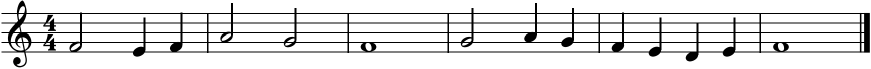
#> input picture AveMaria/AveMaria.png, 1742 x 138 px (shown at 1/2 size)
$ jupyter execute --allow-errors AveMaria.ipynb
#> lines starting #> are read from the running program, lines starting #| are printed output that depends on the picture
[cell 1]
import cv2 as cv
import numpy as np
from matplotlib import pyplot as plt
import pydub
import sounddevice as sd
from matplotlib import pyplot as plt
from scipy.io.wavfile import read, write

[cell 2]
img = cv.imread("AveMaria.png", cv.IMREAD_GRAYSCALE)
#> img is the input picture: shape (138, 1742); min 0, max 255, mean 224.6

[cell 3]
def detectLines(img):
    dst = cv.Canny(img, 50, 200, None, 3)
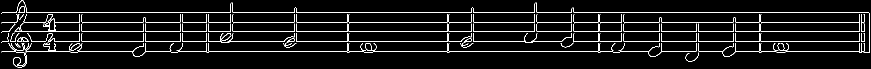
#> dst: shape (138, 1742) (shown at 1/2 size); 5.2% white in thin lines or dots

    cdst = cv.cvtColor(dst, cv.COLOR_GRAY2BGR)
#> cdst: shape (138, 1742, 3); 5.2% white in thin lines or dots

    linesP = cv.HoughLinesP(dst, 1, np.pi / 180, 50, None, 50, 10)
#> linesP = 54 rows, first 6: [47, 44, 1739, 44], [748, 102, 1224, 102], [4, 25, 1737, 25], [31, 63, 1739, 63], [4, 83, 442, 83], [1658, 102, 1714, 102]

    lines_x = []
    lines_y = []

    for i in range(0, len(linesP)):
        l = linesP[i][0]

        if (abs(l[0] - l[2]) <= 1):
            continue

        if (lines_x == [] or lines_y == []):
            lines_x.append(l[0])
            lines_y.append(l[1])

        if (abs(lines_y[-1] - l[1]) < 1):
            continue
        else:
            lines_x.append(l[0])
            lines_y.append(l[1])
#> this loop made 54 passes
#> l on passes 1 to 12: [47, 44, 1739, 44], [748, 102, 1224, 102], [4, 25, 1737, 25], [31, 63, 1739, 63], [4, 83, 442, 83], [1658, 102, 1714, 102], [502, 83, 558, 83], [1284, 83, 1340, 83], [438, 102, 494, 102], [1447, 83, 1503, 83], [1606, 83, 1662, 83], [627, 102, 697, 101]
#> after the loop, lines_x = [47, 748, 4, 31, 4, 1658, 502, 438, 1447, 627, 1149, 539, 1516, 1384]; lines_y = [44, 102, 25, 63, 83, 102, 83, 102, 83, 102, 83, 102, 83, 102]

    lines_x = np.asarray(lines_x)
    lines_y = np.asarray(lines_y)

    index = np.argsort(lines_y)
#> index = [2, 0, 3, 4, 6, 12, 10, 8, 7, 5, 1, 9, 11, 13]
    lines_x = lines_x[index]
#> lines_x = [4, 47, 31, 4, 502, 1516, 1149, 1447, 438, 1658, 748, 627, 539, 1384]
    lines_y = lines_y[index]
#> lines_y = [25, 44, 63, 83, 83, 83, 83, 83, 102, 102, 102, 102, 102, 102]

    diff = np.diff(lines_y)
#> diff = [19, 19, 20, 0, 0, 0, 0, 19, 0, 0, 0, 0, 0]
    indices_toKeep = [0]
    for i in range(diff.shape[-1]):
        if (diff[i] > 5):
            indices_toKeep.append(i+1)
#> after the loop, indices_toKeep = [0, 1, 2, 3, 8]

    lines_x = lines_x[indices_toKeep]
#> lines_x = [4, 47, 31, 4, 438]
    lines_y = lines_y[indices_toKeep]
#> lines_y = [25, 44, 63, 83, 102]

    for i in range(lines_y.shape[-1]):
        cv.line(cdst, (0, lines_y[i]), (1740, lines_y[i]), (0,0,255), 3, cv.LINE_AA)
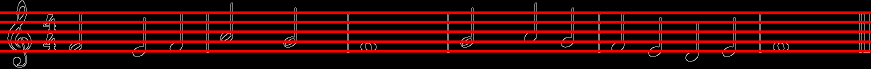
#> cdst: shape (138, 1742, 3) (shown at 1/2 size); mean B, G, R 3.9, 3.9, 54.1

    return lines_x, lines_y, cdst

[cell 4]
lines_x, lines_y, cdst = detectLines(img)
#> lines_x = [4, 47, 31, 4, 438]; lines_y = [25, 44, 63, 83, 102]

_ = plt.imshow(cdst[:,:,(2,1,0)])
_ = plt.xticks([])
_ = plt.yticks([])
_ = plt.box(0)

[cell 5]
def detectNotes(img, template, threshold, dur):
    img2 = img.copy()

    w, h = template.shape[::-1]

    res = cv.matchTemplate(img, template, cv.TM_CCOEFF_NORMED)
    loc = np.where( res >= threshold)

    rects = list(zip(*loc[::-1], loc[0].shape[0]*[dur]))
    rects = sorted(rects, key = lambda x: (x[0], x[1]))
    rects = np.asarray(rects)

    keep = [0]
    x_margin = 20
    y_margin = 20
    prev_x = rects[0][0]
    prev_y = rects[0][1]

    for i in range(1, rects.shape[0]):
        if (abs(rects[i][0] - prev_x) > x_margin or abs(rects[i][1] - prev_y) > y_margin):
            keep.append(i)
            prev_x = rects[i][0]
            prev_y = rects[i][1]

    rects = rects[keep]

    for pt in rects:
        cv.rectangle(img2, pt[0:2], (pt[0] + w, pt[1] + h), (0,0,255), 2)

    rects = rects + [0, h - 7 if dur == 4 else h - 11, 0]

    return rects, img2

# [10 lines left out: function attachNotes, not called in this run]

[cell 6]
template1 = cv.imread("quarter.PNG", cv.IMREAD_GRAYSCALE)
template2 = cv.imread("half.PNG", cv.IMREAD_GRAYSCALE)
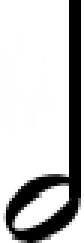
#> input picture AveMaria/half.png, 28 x 81 px, found by its file name (shown 3 times larger)
#> template2 is the input picture: shape (81, 28); min 0, max 255, mean 196.8
template3 = cv.imread("whole.PNG", cv.IMREAD_GRAYSCALE)

thresholdQ = 0.7
thresholdH = 0.75
thresholdW = 0.5

#> (the rest of this cell did not finish here and is left out)

rectsH, imgH = detectNotes(img, template2, thresholdH, 2)
rectsW, imgW = detectNotes(img, template3, thresholdW, 0)

rects = attachNotes(rectsQ, rectsH, rectsW)

_ = plt.imshow(imgQ, cmap = plt.cm.gray)
_ = plt.xticks([])
_ = plt.yticks([])
_ = plt.box(0)

plt.savefig('detected ave.jpg')

[cell 7]
# [34 lines left out: function compile_Music, not called in this run]

#> (a cell that did not finish here is left out)

[cell 9]
def getDurations(tempo, fs):
    whole_note = 4*60*fs/tempo
    durs = np.array([[whole_note/(2**i),dotted(whole_note/(2**i))] for i in range(6)])

    return durs.flatten()

def dotted(dur):
    return dur*1.5

# [30 lines left out: functions sin_wave, play_note, put_note, get_music, not called in this run]

[cell 10]
notes_base = 2**(np.arange(12)/12)*27.5 # A0; A4= 440 Hz
tempo = 120
ring = 3 # how long the sine wave rings. lower value = more ringing/sustain
fs = 44100
notes_duration = getDurations(tempo,fs)
